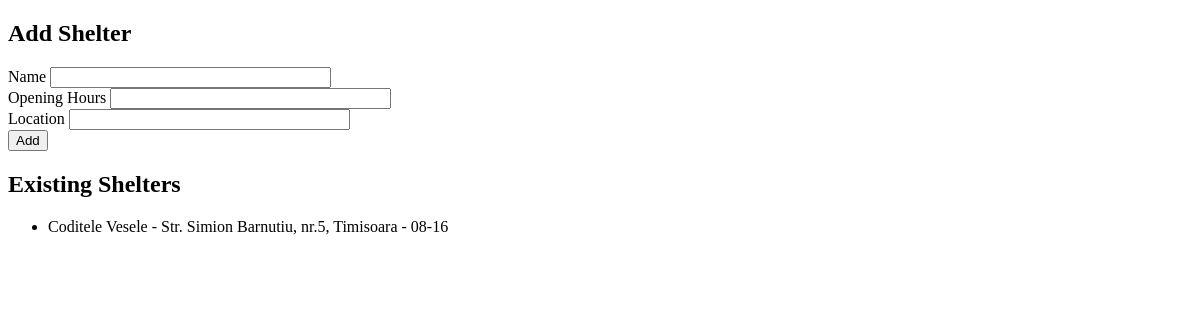
The app's page /add_shelter, older data.
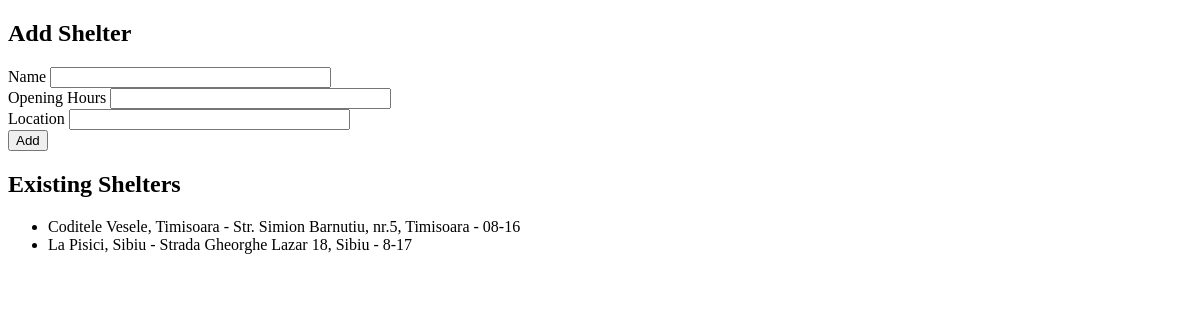
The same page, newer data.
### app.py (models this page shows)
class Shelter(db.Model):
    id = db.Column(db.Integer, primary_key=True)
    name = db.Column(db.String(100), nullable=False)
    opening_hours = db.Column(db.String(20), nullable=False)
    location = db.Column(db.String(50), nullable=False)

### app.py (the view, shortened to what this page needs)
@app.route('/add_shelter', methods=['GET', 'POST'])
def add_shelter():
    form = ShelterForm()
    shelters = Shelter.query.all()
    return render_template('add_shelter.html', form=form, shelters=shelters)

### app.py
class ShelterForm(FlaskForm):
    name = StringField('Name', validators=[DataRequired()])
    opening_hours = StringField('Opening Hours', validators=[DataRequired()])
    location = StringField('Location', validators=[DataRequired()])

### templates/add_shelter.html (shortened to what this page needs)
{% extends 'base.html' %}
{% block content %}
    <h2>Add Shelter</h2>
    <form method="POST" action="">
        {{ form.name.label }} {{ form.name(size=32) }}<br>
        {{ form.opening_hours.label }} {{ form.opening_hours(size=32) }}<br>
        {{ form.location.label }} {{ form.location(size=32) }}<br>
        <input type="submit" value="Add">
    </form>
    <h2>Existing Shelters</h2>
    <ul>
        {% for shelter in shelters %}
            <li>{{ shelter.name }} - {{ shelter.location }} - {{ shelter.opening_hours }}</li>
        {% endfor %}
    </ul>
{% endblock %}

Row changes from the older to the newer data that the page shows:
changed Shelter "Str. Simion Barnutiu, nr.5, Timisoara": name "Coditele Vesele" → "Coditele Vesele, Timisoara"
added Shelter: name "La Pisici, Sibiu", location "Strada Gheorghe Lazar 18, Sibiu", opening_hours "8-17"
